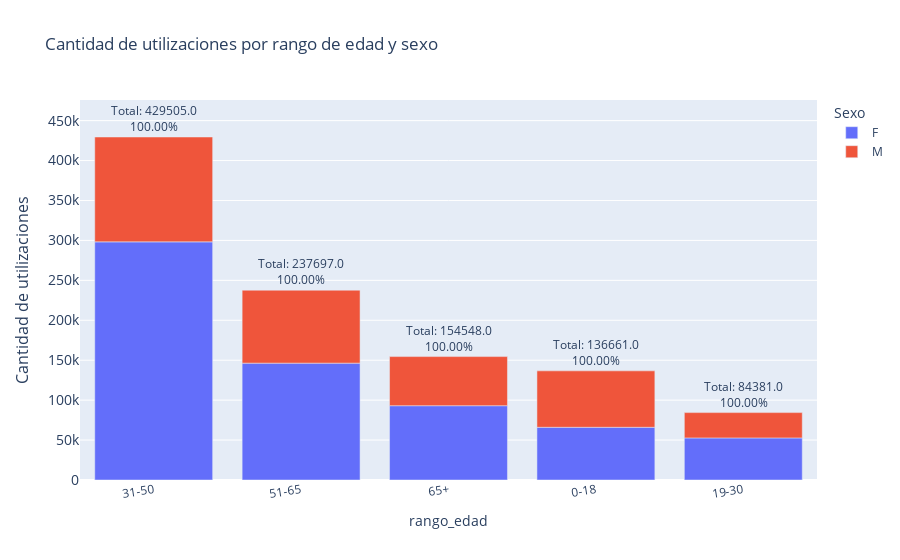

Notebook code cell kept with this figure:
### Markdown cell above
# Edad

### Code cell
import plotly.express as px

# Supongamos que ya has creado el DataFrame df y la columna rango_edad

# Crear rango de edades
df["Edad"] = df["Edad"].astype(int)
df["rango_edad"] = pd.cut(
    df["Edad"],
    [0, 18, 30, 50, 65, 200],
    labels=["0-18", "19-30", "31-50", "51-65", "65+"],
)

# Agrupar por rango de edad y sexo
df_grouped = (
    df.groupby(["rango_edad", "Sexo"], observed=False)
    .agg({"Cantidad_Utilizaciones": "sum"})
    .reset_index()
    .sort_values("Cantidad_Utilizaciones", ascending=False)
)

# Crear el gráfico de barras
fig = px.bar(
    df_grouped,
    x="rango_edad",
    y="Cantidad_Utilizaciones",
    color="Sexo",
    title="Cantidad de utilizaciones por rango de edad y sexo",
)

# Agregar etiquetas de total y porcentaje
total_por_rango = (
    df_grouped.groupby("rango_edad")["Cantidad_Utilizaciones"].sum().reset_index()
)

for i, row in total_por_rango.iterrows():
    total_label = f'Total: {row["Cantidad_Utilizaciones"]}<br>{row["Cantidad_Utilizaciones"] / df_grouped[df_grouped["rango_edad"] == row["rango_edad"]]["Cantidad_Utilizaciones"].sum() * 100:.2f}%'

    fig.add_annotation(
        x=row["rango_edad"],
        y=row["Cantidad_Utilizaciones"],
        text=total_label,
        showarrow=False,
        xanchor="center",
        yanchor="bottom",
    )

fig.update_layout(
    xaxis_tickangle=-9,
    yaxis=dict(
        title="Cantidad de utilizaciones",
        titlefont_size=16,
        tickfont_size=14,
    ),
)

fig.show()

### Figure 1 — Plotly figure (JSON) as saved in the notebook; plotly's stock layout.template omitted (floating-point values rounded to 4 significant figures)
{"data": [{"alignmentgroup": "True", "hovertemplate": "Sexo=F<br>rango_edad=%{x}<br>Cantidad_Utilizaciones=%{y}<extra></extra>", "legendgroup": "F", "marker": {"color": "#636efa", "pattern": {"shape": ""}}, "name": "F", "offsetgroup": "F", "orientation": "v", "showlegend": true, "textposition": "auto", "type": "bar", "x": ["31-50", "51-65", "65+", "0-18", "19-30"], "xaxis": "x", "y": [298196, 146337, 93042, 66002, 52700], "yaxis": "y"}, {"alignmentgroup": "True", "hovertemplate": "Sexo=M<br>rango_edad=%{x}<br>Cantidad_Utilizaciones=%{y}<extra></extra>", "legendgroup": "M", "marker": {"color": "#EF553B", "pattern": {"shape": ""}}, "name": "M", "offsetgroup": "M", "orientation": "v", "showlegend": true, "textposition": "auto", "type": "bar", "x": ["31-50", "51-65", "0-18", "65+", "19-30"], "xaxis": "x", "y": [131309, 91360, 70659, 61506, 31681], "yaxis": "y"}], "layout": {"annotations": [{"showarrow": false, "text": "Total: 136661.0<br>100.00%", "x": "0-18", "xanchor": "center", "y": 136661, "yanchor": "bottom"}, {"showarrow": false, "text": "Total: 84381.0<br>100.00%", "x": "19-30", "xanchor": "center", "y": 84381, "yanchor": "bottom"}, {"showarrow": false, "text": "Total: 429505.0<br>100.00%", "x": "31-50", "xanchor": "center", "y": 429505, "yanchor": "bottom"}, {"showarrow": false, "text": "Total: 237697.0<br>100.00%", "x": "51-65", "xanchor": "center", "y": 237697, "yanchor": "bottom"}, {"showarrow": false, "text": "Total: 154548.0<br>100.00%", "x": "65+", "xanchor": "center", "y": 154548, "yanchor": "bottom"}], "barmode": "relative", "legend": {"title": {"text": "Sexo"}, "tracegroupgap": 0}, "title": {"text": "Cantidad de utilizaciones por rango de edad y sexo"}, "xaxis": {"anchor": "y", "domain": [0, 1], "tickangle": -9, "title": {"text": "rango_edad"}}, "yaxis": {"anchor": "x", "domain": [0, 1], "tickfont": {"size": 14}, "title": {"font": {"size": 16}, "text": "Cantidad de utilizaciones"}}}}
